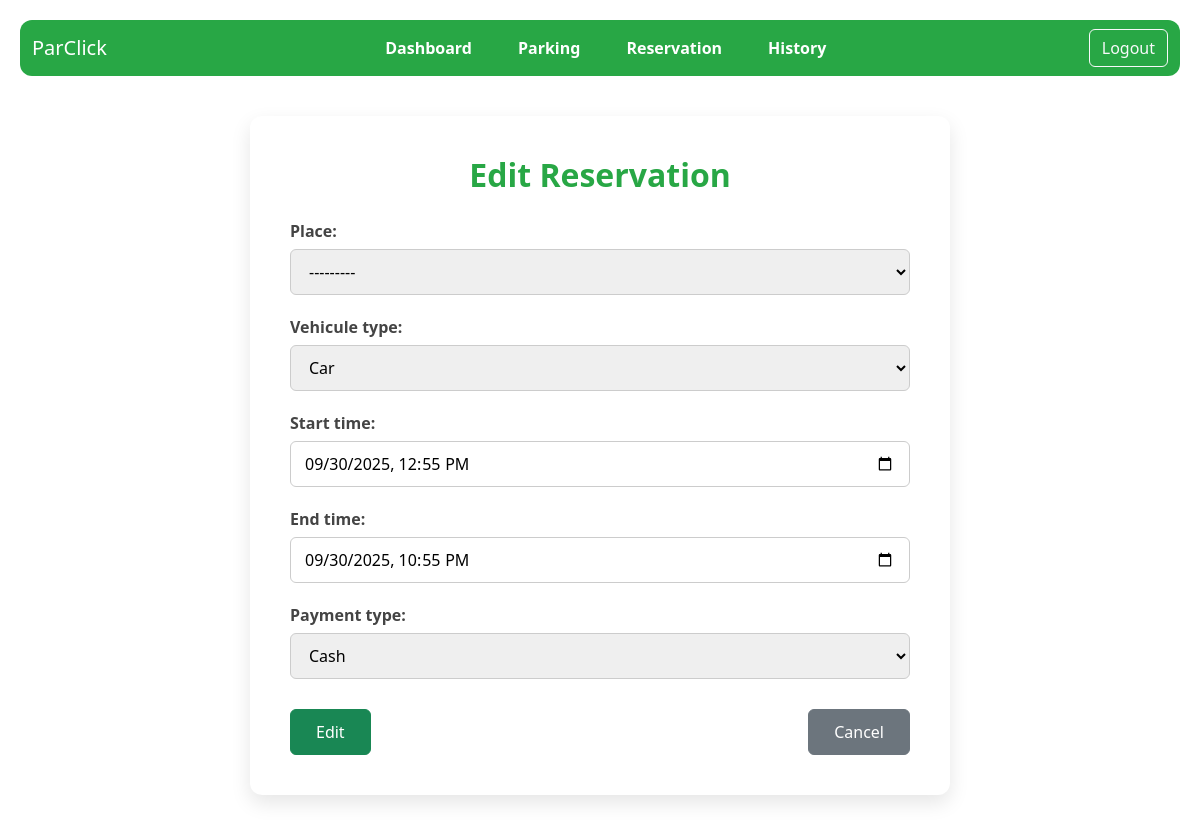
The app's page /employee/reservation/edit/33/ (signed in) with its own data.
### client_app/models.py (models this page shows, shortened)
class Reservation(models.Model):
    VEHICLE_TYPES = [
        ('car', 'Car'),
        ('motorcycle', 'Motorcycle')
    ]
    PAYMENT_TYPES = [
        ('cash', 'Cash'),
        ('credit_card', 'Credit Card')
    ]
    ticket_id = models.PositiveIntegerField(unique=True, blank=True, null=True)
    client = models.ForeignKey(settings.AUTH_USER_MODEL, on_delete=models.CASCADE)
    place = models.ForeignKey(ParkingPlace, on_delete=models.CASCADE)
    vehicule_type = models.CharField(max_length=10, choices=VEHICLE_TYPES)
    start_time = models.DateTimeField()
    end_time = models.DateTimeField()
    duration = models.FloatField(null=True, blank=True)  # in hours
    price = models.FloatField(default=0)
    payment_type = models.CharField(max_length=20, choices=PAYMENT_TYPES, null=True, blank=True)
    qr_code = models.ImageField(upload_to='qr_codes/', blank=True)

### employee_app/views.py (the view)
# urls.py: path('reservation/edit/<int:pk>/', views.edit_reservation, name='edit_reservation'),
@staff_required
def edit_reservation(request, pk):
    reservation = get_object_or_404(Reservation, pk=pk)
    old_place = reservation.place
    if request.method == 'POST':
        form = ReservationForm(request.POST, instance=reservation)
        if form.is_valid():
            updated = form.save(commit=False)
            if old_place != updated.place:
                old_place.is_available = True
                old_place.save()
                updated.place.is_available = False
                updated.place.save()
            updated.save()
            return redirect('reservation_list')
    else:
        form = ReservationForm(instance=reservation)
    return render(request, 'employee_app/reservation_form.html', {'form': form, 'action': 'Edit'})

### client_app/forms.py
class ReservationForm(forms.ModelForm):
    class Meta:
        model = Reservation
        fields = ['place', 'vehicule_type', 'start_time', 'end_time', 'payment_type']
        widgets = {
            'start_time': forms.DateTimeInput(attrs={'type': 'datetime-local'}),
            'end_time': forms.DateTimeInput(attrs={'type': 'datetime-local'}),
        }
    def __init__(self, *args, **kwargs):
        super().__init__(*args, **kwargs)
        self.fields['place'].queryset = ParkingPlace.objects.filter(is_available=True)

### client_app/models.py (called while the page is built)
    def __str__(self):
        return f"Place {self.number} - {'Available' if self.is_available else 'Occupied'}"

### employee_app/templates/employee_app/reservation_form.html (shortened to what this page needs)
{% extends 'employee_app/base_employee.html' %}
{% block content %}
{% load static %}
<div class="reservation-form-wrapper">
    <h2>{{ action }} Reservation</h2>
    <form method="post">
        {{ form.as_p }}
        <div class="form-actions">
            <button type="submit" class="btn btn-success">{{ action }}</button>
            <a href="{% url 'reservation_list' %}" class="btn btn-secondary">Cancel</a>
        </div>
    </form>
</div>
{% endblock %}

### employee_app/templates/employee_app/base_employee.html (style rules this page uses)
body { padding: 20px; }

### employee_app/templates/employee_app/reservation_form.html (style rules this page uses)
.reservation-form-wrapper { max-width: 700px; margin: 40px auto; background-color: #fff; border-radius: 12px; box-shadow: 0 8px 20px rgba(0, 0, 0, 0.1); padding: 40px; }
.reservation-form-wrapper h2 { color: #28a745; font-weight: bold; margin-bottom: 25px; text-align: center; }
.reservation-form-wrapper form p { margin-bottom: 20px; }
.reservation-form-wrapper form label { font-weight: 600; color: #444; margin-bottom: 6px; display: block; }
.reservation-form-wrapper form input, .reservation-form-wrapper form select, .reservation-form-wrapper form textarea { width: 100%; padding: 10px 14px; border: 1px solid #ccc; border-radius: 6px; font-size: 1em; }
.form-actions { display: flex; justify-content: space-between; margin-top: 30px; }
.form-actions .btn { padding: 10px 25px; font-size: 1em; border-radius: 6px; }

### records on screen
Reservation: place "---------", vehicule_type "Car", start_time "09/30/2025 12:55", end_time "09/30/2025 22:55", payment_type "Cash"

### other values on screen
{{ action }} "Edit"
